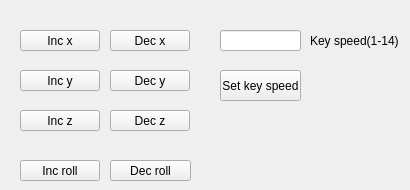
     <widget class="QWidget" name="tab_7">
      <attribute name="title">
       <string>MANUAL</string>
      </attribute>
      <widget class="QLineEdit" name="tb_key_setsp">
       <property name="geometry">
        <rect>
         <x>220</x>
         <y>30</y>
         <width>81</width>
         <height>21</height>
        </rect>
       </property>
      </widget>
      <widget class="QPushButton" name="bt_inc_6">
       <property name="geometry">
        <rect>
         <x>110</x>
         <y>110</y>
         <width>80</width>
         <height>21</height>
        </rect>
       </property>
       <property name="text">
        <string>Dec z</string>
       </property>
      </widget>
      <widget class="QPushButton" name="bt_inc_2">
       <property name="geometry">
        <rect>
         <x>110</x>
         <y>30</y>
         <width>80</width>
         <height>21</height>
        </rect>
       </property>
       <property name="text">
        <string>Dec x</string>
       </property>
      </widget>
      <widget class="QPushButton" name="bt_inc_5">
       <property name="geometry">
        <rect>
         <x>20</x>
         <y>110</y>
         <width>80</width>
         <height>21</height>
        </rect>
       </property>
       <property name="text">
        <string>Inc z</string>
       </property>
      </widget>
      <widget class="QPushButton" name="bt_inc_7">
       <property name="geometry">
        <rect>
         <x>20</x>
         <y>160</y>
         <width>80</width>
         <height>21</height>
        </rect>
       </property>
       <property name="text">
        <string>Inc roll</string>
       </property>
      </widget>
      <widget class="QPushButton" name="bt_inc_8">
       <property name="geometry">
        <rect>
         <x>110</x>
         <y>160</y>
         <width>81</width>
         <height>21</height>
        </rect>
       </property>
       <property name="text">
        <string>Dec roll</string>
       </property>
      </widget>
      <widget class="QPushButton" name="bt_key_setsp">
       <property name="geometry">
        <rect>
         <x>220</x>
         <y>70</y>
         <width>81</width>
         <height>31</height>
        </rect>
       </property>
       <property name="text">
        <string>Set key speed</string>
       </property>
      </widget>
      <widget class="QPushButton" name="bt_inc_3">
       <property name="geometry">
        <rect>
         <x>20</x>
         <y>70</y>
         <width>80</width>
         <height>21</height>
        </rect>
       </property>
       <property name="text">
        <string>Inc y</string>
       </property>
      </widget>
      <widget class="QPushButton" name="bt_inc_1">
       <property name="geometry">
        <rect>
         <x>20</x>
         <y>30</y>
         <width>80</width>
         <height>21</height>
        </rect>
       </property>
       <property name="text">
        <string>Inc x</string>
       </property>
      </widget>
      <widget class="QPushButton" name="bt_inc_4">
       <property name="geometry">
        <rect>
         <x>110</x>
         <y>70</y>
         <width>80</width>
         <height>21</height>
        </rect>
       </property>
       <property name="text">
        <string>Dec y</string>
       </property>
      </widget>
      <widget class="QLabel" name="label_35">
       <property name="geometry">
        <rect>
         <x>310</x>
         <y>30</y>
         <width>91</width>
         <height>21</height>
        </rect>
       </property>
       <property name="text">
        <string>Key speed(1-14)</string>
       </property>
      </widget>
     </widget>
